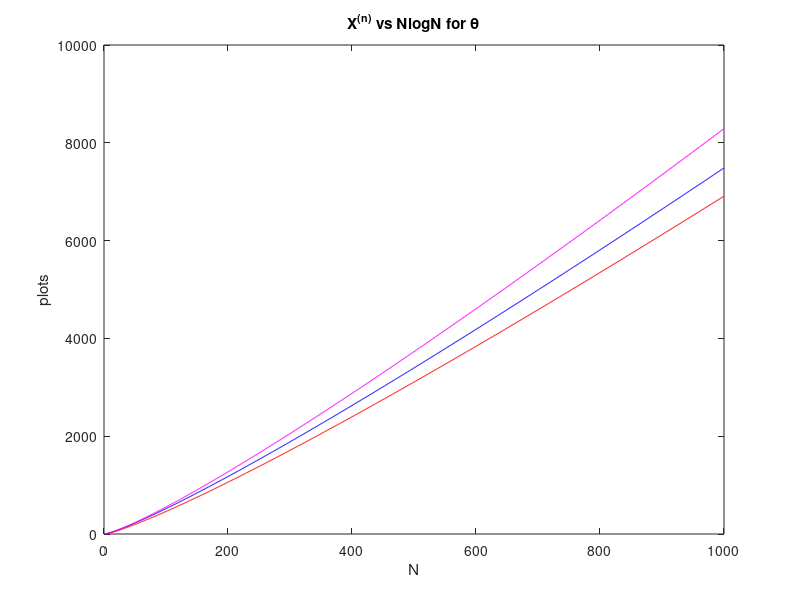

MATLAB code to generate this figure:
clear; clc; close all;
N_length = 1000;
Ex = zeros(1,N_length);
nlogn = zeros(1,N_length);
n2logn = zeros(1,N_length);

iter = 1;
for n = [1:N_length]
    ans = 0;
    for i = [1:n]
        ans = ans + n/(n+1-i);
    end
    Ex(iter) = ans;
    nlogn(iter) = n*log(n);
    n2logn(iter) = 1.2*n*log(n);
    iter = iter + 1;
end

figure(1);
plot([1:N_length], Ex, 'b');
hold on;
plot([1:N_length], nlogn, 'r');
hold on;
plot([1:N_length], n2logn, 'm');
hold on;

title('X^{(n)} vs NlogN for \theta');
xlabel('N');
ylabel('plots');
    
    